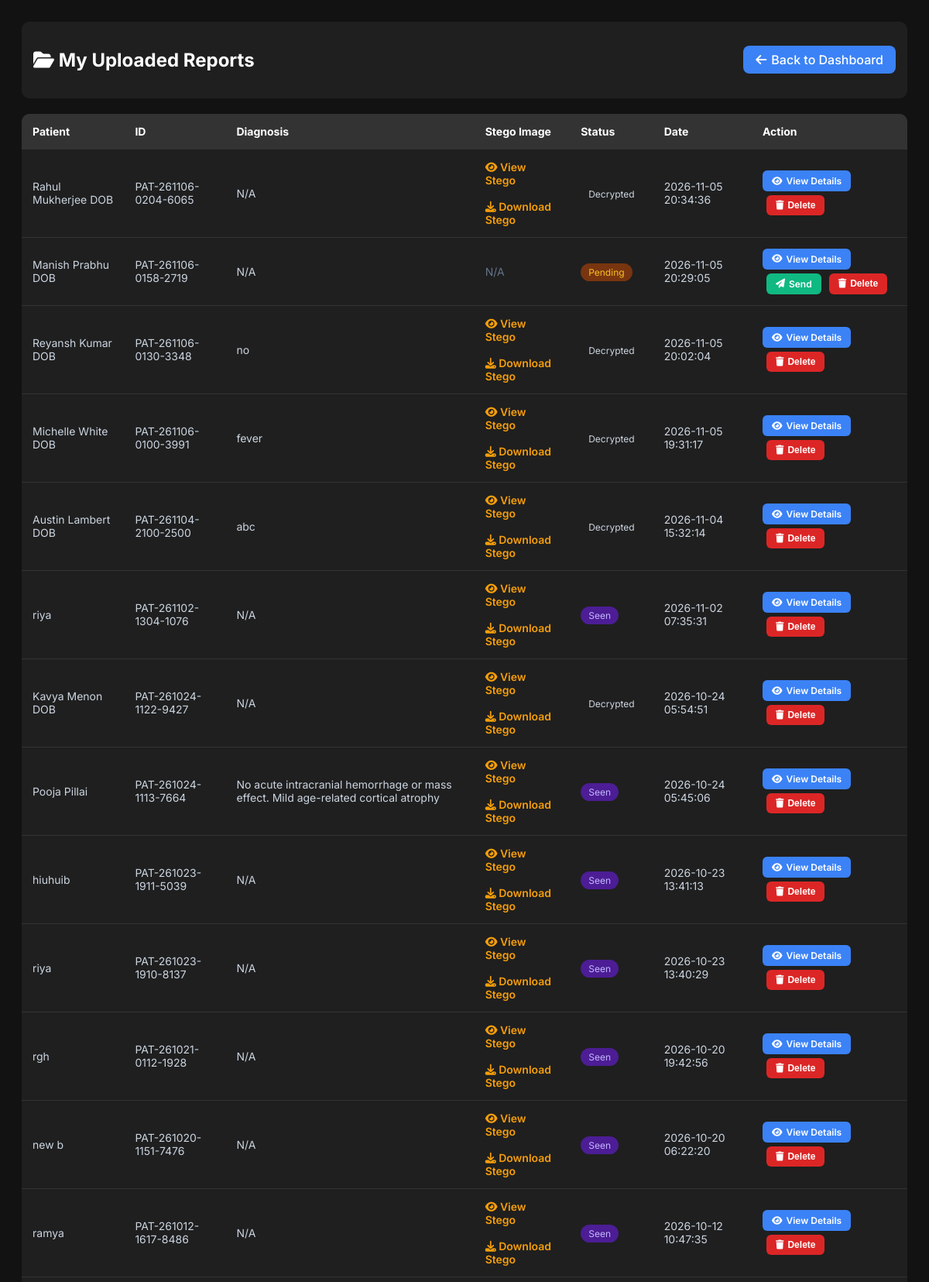
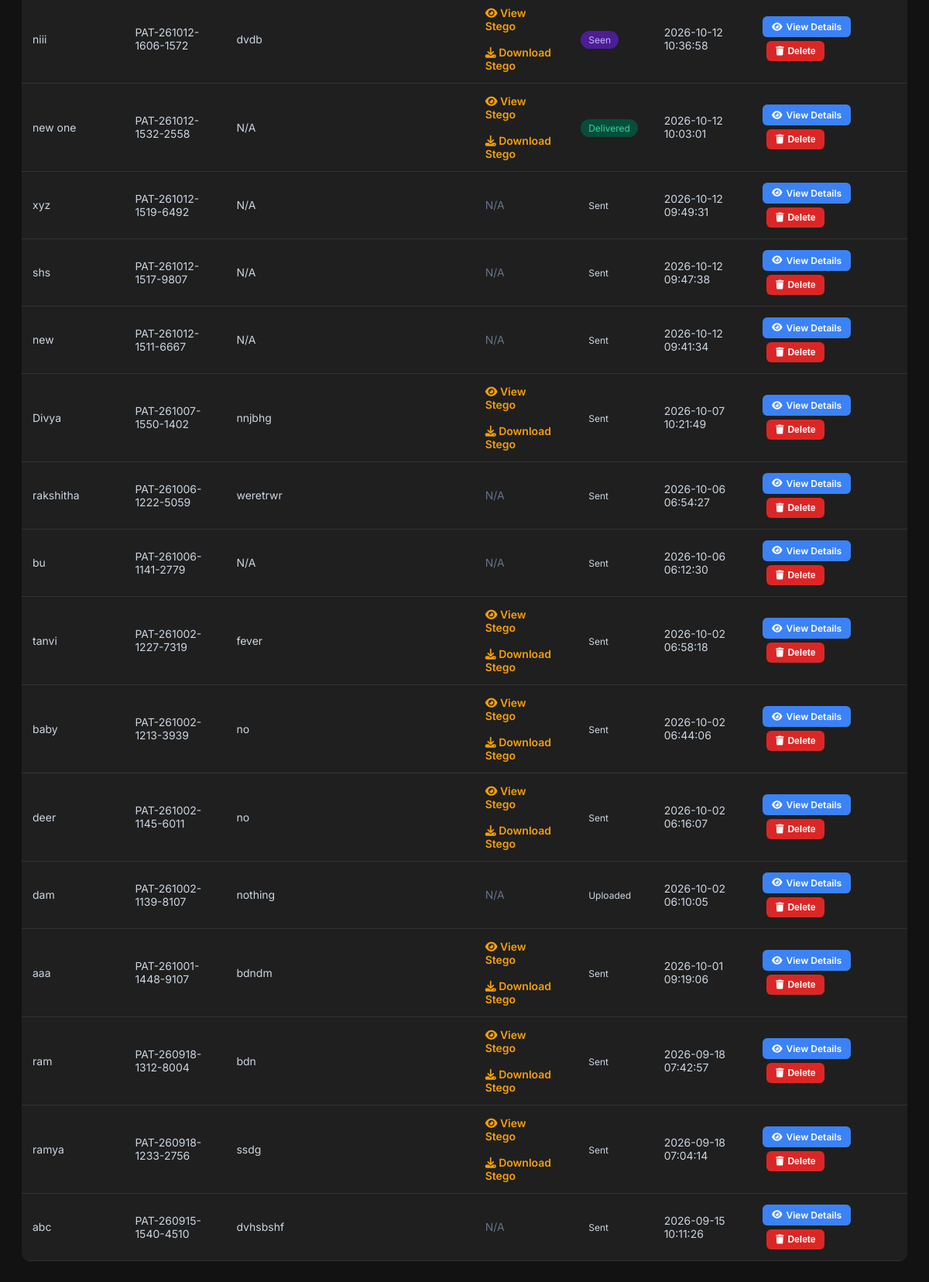
The app's page /view_my_reports/7 with its own data (2 pictures, top to bottom).
### tables this page shows
CREATE TABLE reports (
        report_id INTEGER PRIMARY KEY AUTOINCREMENT,

        sender_id INTEGER,
        receiver_id INTEGER,

        patient_number TEXT UNIQUE,
        patient_name TEXT,
        age INTEGER,
        gender TEXT,

        diagnosis TEXT,
        prescription TEXT,

        report_file TEXT,
        xray_image TEXT,

        encrypted_file TEXT,
        stego_image TEXT,
        sha256_hash TEXT,

        status TEXT DEFAULT 'Uploaded',

        upload_date TEXT,
        sent_date TEXT, encrypted_aes_key TEXT, decrypted_metadata TEXT, ai_summary TEXT,

        FOREIGN KEY(sender_id) REFERENCES doctors(doctor_id),
        FOREIGN KEY(receiver_id) REFERENCES doctors(doctor_id)
    );

### app.py (the view)
@app.route("/view_my_reports/<int:doctor_id>")
def view_my_reports(doctor_id):
    conn = get_db_connection()
    reports = conn.execute(
        """
        SELECT * FROM reports
        WHERE sender_id = ?
        ORDER BY upload_date DESC
        """,
        (doctor_id,)
    ).fetchall()
    conn.close()
    return render_template(
        "view_my_reports.html",
        doctor_id=doctor_id,
        reports=reports
    )

### app.py (called while the page is built)
def get_db_connection():
    conn = sqlite3.connect(DATABASE_PATH, timeout=30)
    conn.row_factory = sqlite3.Row
    conn.execute("PRAGMA busy_timeout = 30000")
    return conn

### templates/view_my_reports.html (shortened to what this page needs)
<!DOCTYPE html>
<html lang="en">
<head>
    <link rel="stylesheet" href="https://cdnjs.cloudflare.com/ajax/libs/font-awesome/6.5.2/css/all.min.css">
</head>
<body>
<div class="container">
    <div class="top-bar">
        <h2><i class="fa-solid fa-folder-open"></i> My Uploaded Reports</h2>
        <a href="{{ url_for('doctor_dashboard', doctor_id=doctor_id) }}" class="back-btn">
            <i class="fa-solid fa-arrow-left"></i> Back to Dashboard
        </a>
    </div>
    {% if reports %}
    <table>
        <thead>
            <tr>
                <th>Patient</th>
                <th>ID</th>
                <th>Diagnosis</th>
                <th>Stego Image</th>
                <th>Status</th>
                <th>Date</th>
                <th>Action</th>
            </tr>
        </thead>
        <tbody>
            {% for report in reports %}
            <tr>
                <td>{{ report['patient_name'] }}</td>
                <td>{{ report['patient_number'] }}</td>
                <td>{{ report['diagnosis'] or 'N/A' }}</td>
                <td>
                    {% if report['stego_image'] %}
                        <a href="{{ url_for('static', filename='uploads/' + report['stego_image']) }}" target="_blank" class="stego-link">
                            <i class="fa-solid fa-eye"></i> View Stego
                        </a>
                        <br><br>
                        <a href="{{ url_for('static', filename='uploads/' + report['stego_image']) }}" download class="stego-link">
                            <i class="fa-solid fa-download"></i> Download Stego
                        </a>
                    {% else %}
                        <span style="color:#64748b;">N/A</span>
                    {% endif %}
                </td>
                <td>
                    <span class="status-badge status-{{ report['status'] }}">
                        {{ report['status'] }}
                    </span>
                </td>
                <td>{{ report['upload_date'] or 'N/A' }}</td>
                <td>
                    <div class="action-cell">
                        <a href="{{ url_for('view_report', report_id=report['report_id']) }}" class="view-btn">
                            <i class="fa-solid fa-eye"></i> View Details
                        </a>
                        {% if report['status'] == 'Pending' %}
                        <a href="{{ url_for('send_secure_report', doctor_id=doctor_id) }}" class="send-btn">
                            <i class="fa-solid fa-paper-plane"></i> Send
                        </a>
                        {% endif %}
                        <button onclick="confirmDelete({{ report['report_id'] }}, '{{ report['patient_name'] }}')" class="delete-btn">
                            <i class="fa-solid fa-trash"></i> Delete
                        </button>
                    </div>
                </td>
            </tr>
            {% endfor %}
        </tbody>
    </table>
    {% else %}
    <div class="empty">No reports uploaded yet.</div>
    {% endif %}
</div>
</body>
</html>

### templates/view_my_reports.html (style rules this page uses)
body { background: #121212; color: #e5e7eb; font-family: 'Inter', sans-serif; padding: 20px; }
.container { max-width: 1200px; margin: auto; }
h2 { color: #fff; margin-bottom: 20px; }
.top-bar { display: flex; justify-content: space-between; align-items: center; background: #1f1f1f; padding: 15px; border-radius: 10px; margin-bottom: 20px; }
.back-btn { color: white; background: #3b82f6; padding: 8px 16px; border-radius: 8px; text-decoration: none; font-weight: 500; transition: 0.3s; display: inline-flex; align-items: center; gap: 6px; }
table { width: 100%; border-collapse: collapse; background: #1f1f1f; border-radius: 10px; overflow: hidden; }
th, td { padding: 14px; border-bottom: 1px solid #333; text-align: left; font-size: 14px; }
th { background: #333; color: #fff; }
td { color: #cbd5e1; }
.status-badge { padding: 4px 10px; border-radius: 20px; font-size: 12px; }
.status-Pending { background: #78350f; color: #fbbf24; }
.status-Delivered { background: #064e3b; color: #34d399; }
.status-Seen { background: #4c1d95; color: #c4b5fd; }
.stego-link { color: #f59e0b; text-decoration: none; font-weight: 600; }
.view-btn { background: #3b82f6; color: white; padding: 6px 12px; border-radius: 6px; text-decoration: none; font-size: 12px; font-weight: 600; display: inline-flex; align-items: center; gap: 5px; border: none; cursor: pointer; }
.send-btn { background: #10b981; color: white; padding: 6px 12px; border-radius: 6px; text-decoration: none; font-size: 12px; font-weight: 600; display: inline-flex; align-items: center; gap: 5px; border: none; cursor: pointer; margin-left: 5px; }
.delete-btn { background: #dc2626; color: white; padding: 6px 12px; border-radius: 6px; text-decoration: none; font-size: 12px; font-weight: 600; display: inline-flex; align-items: center; gap: 5px; border: none; cursor: pointer; margin-left: 5px; }
.action-cell { display: flex; gap: 5px; flex-wrap: wrap; }

### records on screen
reports: patient_name "Rahul Mukherjee DOB", patient_number "PAT-261106-0204-6065", diagnosis "N/A", status "Decrypted", upload_date "2026-11-05 20:34:36"
reports: patient_name "Manish Prabhu DOB", patient_number "PAT-261106-0158-2719", diagnosis "N/A", status "Pending", upload_date "2026-11-05 20:29:05"
reports: patient_name "Reyansh Kumar DOB", patient_number "PAT-261106-0130-3348", diagnosis "no", status "Decrypted", upload_date "2026-11-05 20:02:04"
reports: patient_name "Michelle White DOB", patient_number "PAT-261106-0100-3991", diagnosis "fever", status "Decrypted", upload_date "2026-11-05 19:31:17"
reports: patient_name "Austin Lambert DOB", patient_number "PAT-261104-2100-2500", diagnosis "abc", status "Decrypted", upload_date "2026-11-04 15:32:14"
reports: patient_name "riya", patient_number "PAT-261102-1304-1076", diagnosis "N/A", status "Seen", upload_date "2026-11-02 07:35:31"
reports: patient_name "Kavya Menon DOB", patient_number "PAT-261024-1122-9427", diagnosis "N/A", status "Decrypted", upload_date "2026-10-24 05:54:51"
reports: patient_name "Pooja Pillai", patient_number "PAT-261024-1113-7664", diagnosis "No acute intracranial hemorrhage or mass effect. Mild age-related cortical atrophy", status "Seen", upload_date "2026-10-24 05:45:06"
reports: patient_name "hiuhuib", patient_number "PAT-261023-1911-5039", diagnosis "N/A", status "Seen", upload_date "2026-10-23 13:41:13"
reports: patient_name "riya", patient_number "PAT-261023-1910-8137", diagnosis "N/A", status "Seen", upload_date "2026-10-23 13:40:29"
reports: patient_name "rgh", patient_number "PAT-261021-0112-1928", diagnosis "N/A", status "Seen", upload_date "2026-10-20 19:42:56"
reports: patient_name "new b", patient_number "PAT-261020-1151-7476", diagnosis "N/A", status "Seen", upload_date "2026-10-20 06:22:20"
reports: patient_name "ramya", patient_number "PAT-261012-1617-8486", diagnosis "N/A", status "Seen", upload_date "2026-10-12 10:47:35"
reports: patient_name "niii", patient_number "PAT-261012-1606-1572", diagnosis "dvdb", status "Seen", upload_date "2026-10-12 10:36:58"
reports: patient_name "new one", patient_number "PAT-261012-1532-2558", diagnosis "N/A", status "Delivered", upload_date "2026-10-12 10:03:01"
reports: patient_name "xyz", patient_number "PAT-261012-1519-6492", diagnosis "N/A", status "Sent", upload_date "2026-10-12 09:49:31"
reports: patient_name "shs", patient_number "PAT-261012-1517-9807", diagnosis "N/A", status "Sent", upload_date "2026-10-12 09:47:38"
reports: patient_name "new", patient_number "PAT-261012-1511-6667", diagnosis "N/A", status "Sent", upload_date "2026-10-12 09:41:34"
reports: patient_name "Divya", patient_number "PAT-261007-1550-1402", diagnosis "nnjbhg", status "Sent", upload_date "2026-10-07 10:21:49"
reports: patient_name "rakshitha", patient_number "PAT-261006-1222-5059", diagnosis "weretrwr", shows "N/A", status "Sent", upload_date "2026-10-06 06:54:27"
reports: patient_name "bu", patient_number "PAT-261006-1141-2779", diagnosis "N/A", status "Sent", upload_date "2026-10-06 06:12:30"
reports: patient_name "tanvi", patient_number "PAT-261002-1227-7319", diagnosis "fever", status "Sent", upload_date "2026-10-02 06:58:18"
reports: patient_name "baby", patient_number "PAT-261002-1213-3939", diagnosis "no", status "Sent", upload_date "2026-10-02 06:44:06"
reports: patient_name "deer", patient_number "PAT-261002-1145-6011", diagnosis "no", status "Sent", upload_date "2026-10-02 06:16:07"
reports: patient_name "dam", patient_number "PAT-261002-1139-8107", diagnosis "nothing", shows "N/A", status "Uploaded", upload_date "2026-10-02 06:10:05"
reports: patient_name "aaa", patient_number "PAT-261001-1448-9107", diagnosis "bdndm", status "Sent", upload_date "2026-10-01 09:19:06"
reports: patient_name "ram", patient_number "PAT-260918-1312-8004", diagnosis "bdn", status "Sent", upload_date "2026-09-18 07:42:57"
reports: patient_name "ramya", patient_number "PAT-260918-1233-2756", diagnosis "ssdg", status "Sent", upload_date "2026-09-18 07:04:14"
reports: patient_name "abc", patient_number "PAT-260915-1540-4510", diagnosis "dvhsbshf", shows "N/A", status "Sent", upload_date "2026-09-15 10:11:26"
